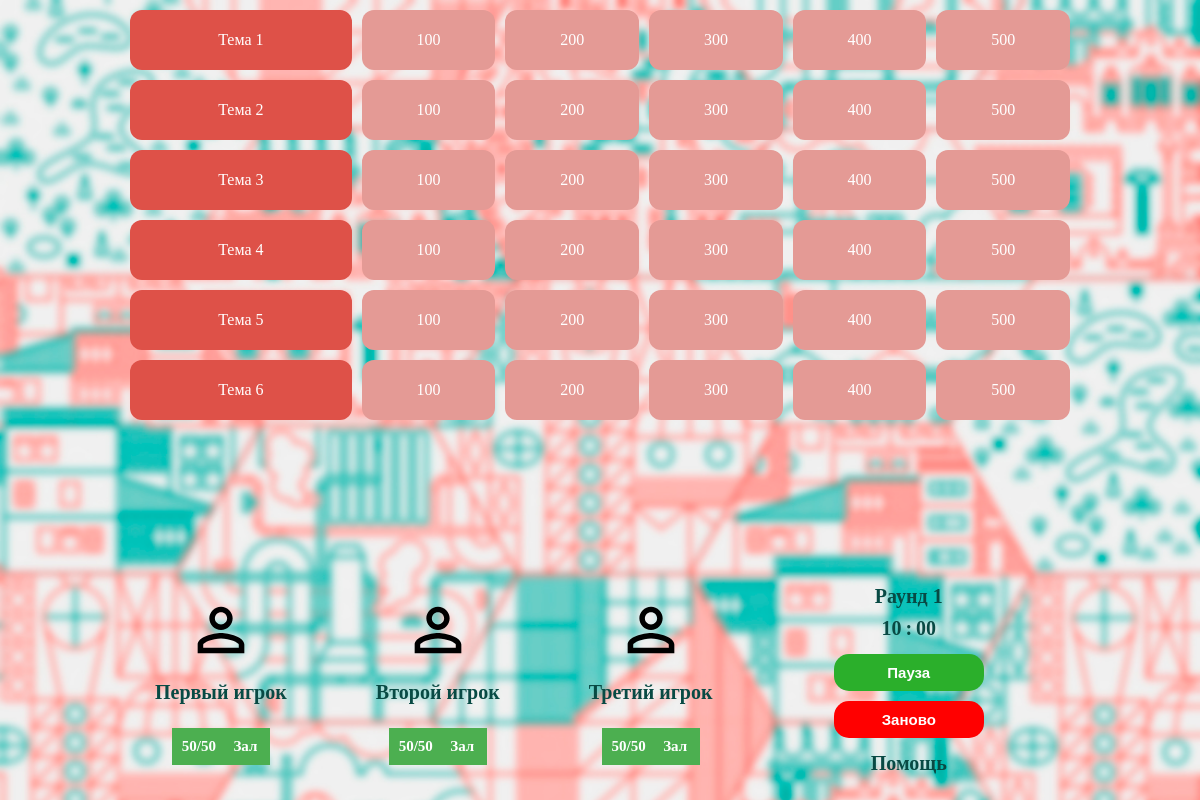
/raund/1, run on an earlier commit of the app's database.
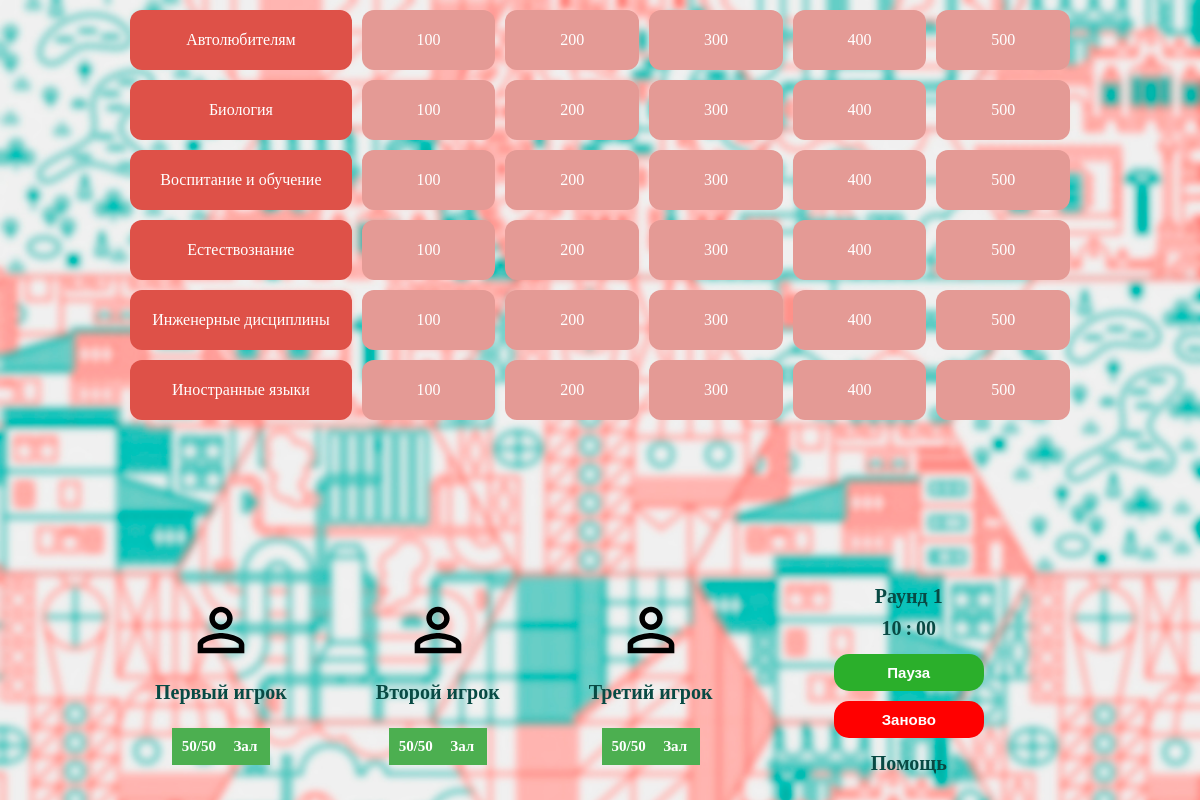
And on a later commit of the database.
### tables this page shows
CREATE TABLE `questions`  (
  `id_question` int(255) NOT NULL AUTO_INCREMENT,
  `id_topics` int(11) NULL DEFAULT NULL,
  `round` int(11) NULL DEFAULT NULL,
  `picture` varchar(255) NULL DEFAULT NULL,
  `text` text NULL,
  `audio` varchar(255) NULL DEFAULT NULL,
  `price` int(11) NULL DEFAULT NULL,
  `answers` varchar(255) NULL DEFAULT NULL,
  `answer` int(11) NULL DEFAULT NULL,
  `ready` varchar(255) NULL DEFAULT '0',
  PRIMARY KEY (`id_question`) USING BTREE
);

CREATE TABLE `topics`  (
  `id_topics` int(255) NOT NULL AUTO_INCREMENT,
  `name_topics` varchar(255) NULL DEFAULT NULL,
  PRIMARY KEY (`id_topics`) USING BTREE
);

### app/core/view.php (called while the page is built, shortened)
<?
class View
{
	function generate($content_view, $template_view, $nameSite = null, $data = null, $param = null)
	{
		include 'app/views/' . $content_view;
	}
}

### app/controllers/controller_raund.php (called while the page is built, shortened)
<?
class Controller_Raund extends Controller
{
	function __construct()
    {
        $this->model = new Model_raund();
        $this->view = new View();
    }
	function action_1()
	{
		$getQuestion = $this ->model -> getQuestion("all", 'id_question, id_topics, price',"1");
		$getTopics =  $this ->model ->getTopics("all");
		$data = [
			"getQuestion" => $getQuestion,
			"getTopics" => $getTopics
		];
		$this->view->generate('raund_view.php','header_default_view.php', 'Своя игра - 1 раунд', $data, $param = ["raund" => "1"]);
	}
}

### app/bootstrap.php (called while the page is built, shortened)
<?
require_once 'core/model.php';
require_once 'core/view.php';
Route::start();

### index.php (called while the page is built, shortened)
<?
require_once 'app/bootstrap.php';

### app/core/model.php (called while the page is built, shortened)
<?
class Model
{
	static function db_connect()
	{
		$params = require_once 'config.php';
		$dsn = "mysql:host={$params['host']};dbname={$params['dbname']}";
		$opt = [
			PDO::ATTR_ERRMODE            => PDO::ERRMODE_EXCEPTION,
			PDO::ATTR_DEFAULT_FETCH_MODE => PDO::FETCH_ASSOC,
			PDO::ATTR_EMULATE_PREPARES   => false,
		];
		$db = new PDO($dsn, $params["user"], $params["password"], $opt);
		$db->exec("set names utf8");
		return  $db;
	}
}

### app/models/model_raund.php (called while the page is built, shortened)
<?
class Model_raund extends Model
{
	public $db;
	function __construct()
	{
		$this->db = Model::db_connect();
	}
	function getQuestion($question, $colum = null, $round = null)
	{
		if ($question == "all" and $colum) {
			$getQuestion = "SELECT $colum FROM Questions WHERE round = $round";
		} else if ($question == "all") {
			$getQuestion = "SELECT * FROM Questions WHERE round = $round";
		} else {
			$getQuestion = "SELECT * FROM Questions WHERE id_question = $question";
		}
		return $this->db->query($getQuestion)->fetchAll();
	}
	function getTopics($topic)
	{
		if ($topic == "all") {
			$getTopics = "SELECT name_topics FROM Topics";
		} else {
			$getTopics = "SELECT name_topics FROM Topics WHERE id_topics = $topic";
		}
		return $this->db->query($getTopics)->fetchAll();
	}
}

### app/views/raund_view.php (the view, shortened to what this page needs)
<div class="main-unit">
        <div class="block-questions">
        <?
            $index = 0;
            for ($i=0; $i < 6; $i++) {
                echo "<div class='questions-row'> <div class='round-question subject'>".$data["getTopics"][$data["getQuestion"][$index]["id_topics"]-1]["name_topics"]."</div> ";
                for ($e=0; $e < 5; $e++) {
                    echo "  <div class='round-question question' data-question='".$data["getQuestion"][$index]["id_question"]."' data-answer='no'>".$data["getQuestion"][$index]["price"]."</div>";
                    $index++;
                }
                echo "</div>";
            }
        ?>
        </div>
        <div class="block-players">
            <div class="players-score">
                <div class="block-score">
                    <div class="player-icon">
                        <span>
                        </span>
                    </div>
                    <div class="player-name">Первый игрок</div>
                    <div class="player-help">
                        <span id="player_1_inHalf">50/50</span>
                        <span id="player_1_hall">Зал</span>
                    </div>
                </div>
                <div class="block-score">
                    <div class="player-icon">
                        <span>
                        </span>
                    </div>
                    <div class="player-name">Второй игрок</div>
                    <div class="player-help">
                        <span id="player_2_inHalf">50/50</span>
                        <span id="player_2_hall">Зал</span>
                    </div>
                </div>
                <div class="block-score">
                    <div class="player-icon">
                        <span>
                        </span>
                    </div>
                    <div class="player-name">Третий игрок</div>
                    <div class="player-help">
                        <span id="player_3_inHalf">50/50</span>
                        <span id="player_3_hall">Зал</span>
                    </div>
                </div>
            </div>
            <div class='game-control'>
                <div class="control-raund">Раунд <span><?echo $param["raund"]?></span></div>
                <div class="control-timer">
                    <span class='timer-min'>10</span>
                    <span>:</span>
                    <span class='timer-sec'>00</span>
                </div>
                <div class="control-button">
                    <button class="button-main button_green " id='pause-game'>Пауза</button>
                    <button class="button-main button_red" onclick="document.location.href ='/'">Заново</button>
                </div>
                <div class="control-help"><a href="https://github.com/Kirillvlom/mygame/blob/master/README.md" target="target">Помощь</a>
                </div>
            </div>
        </div>
    </div>

What changed in the data, as far as the page shows it:
changed questions: id_topics.name_topics "Тема 1" → "Автолюбителям"
changed questions: id_topics.name_topics "Тема 2" → "Биология"
changed questions: id_topics.name_topics "Тема 3" → "Воспитание и обучение"
changed questions: id_topics.name_topics "Тема 4" → "Естествознание"
changed questions: id_topics.name_topics "Тема 5" → "Инженерные дисциплины"
changed questions: id_topics.name_topics "Тема 6" → "Иностранные языки"
